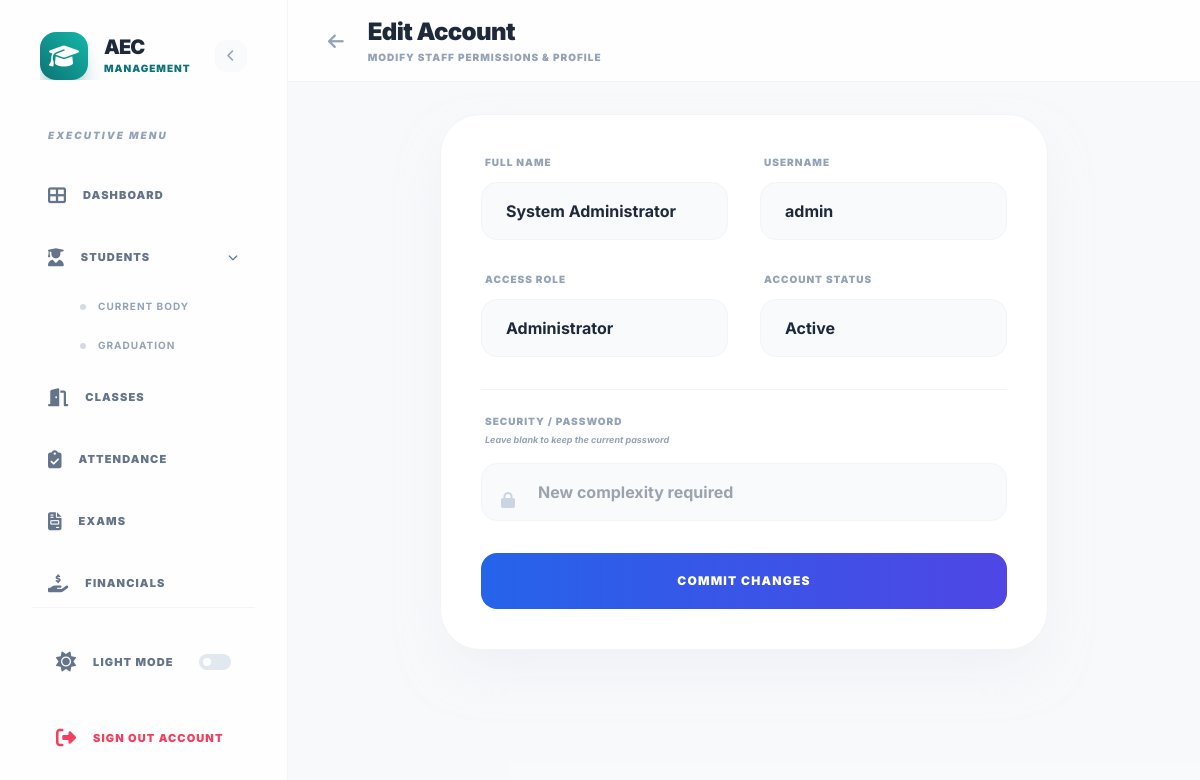
The app's page /user-edit.php?id=1 (signed in) with its own data.
### tables this page shows
CREATE TABLE IF NOT EXISTS `users` (
  `id` int(11) NOT NULL AUTO_INCREMENT,
  `full_name` varchar(100) NOT NULL,
  `username` varchar(50) NOT NULL,
  `password` varchar(255) NOT NULL,
  `role` enum('admin', 'employee') NOT NULL DEFAULT 'employee',
  `status` enum('active', 'inactive') NOT NULL DEFAULT 'active',
  `last_login` datetime DEFAULT NULL,
  `created_at` timestamp DEFAULT CURRENT_TIMESTAMP,
  PRIMARY KEY (`id`),
  UNIQUE KEY `uk_username` (`username`),
  INDEX `idx_status` (`status`)
);

### user-edit.php (the view, shortened to what this page needs)
<?php
require_once 'config/database.php';
$id = isset($_GET['id']) ? (int) $_GET['id'] : 0;
$stmt = $pdo->prepare("SELECT * FROM users WHERE id = ?");
$stmt->execute([$id]);
$user = $stmt->fetch();
include 'includes/header.php';
include 'includes/sidebar.php';
?>
<main class="flex-grow overflow-y-auto bg-slate-50/50 dark:bg-dark-bg transition-all duration-500">
    <header
        class="bg-white/80 dark:bg-dark-card/80 backdrop-blur-md border-b border-gray-100 dark:border-dark-border py-4 px-8 flex items-center justify-between sticky top-0 z-20 transition-all">
        <div class="flex items-center space-x-4">
            <a href="users.php" class="p-2 text-slate-400 hover:text-blue-600 transition-colors">
                <i class="fas fa-arrow-left text-lg"></i>
            </a>
            <div>
                <h2 class="text-2xl font-black text-slate-800 dark:text-white tracking-tight">Edit Account</h2>
                <p class="text-[10px] font-black text-slate-400 uppercase tracking-widest mt-0.5">Modify staff
                    permissions & profile</p>
            </div>
        </div>
    </header>
    <div class="p-8 max-w-2xl mx-auto">
        <div
            class="bg-white dark:bg-dark-card rounded-[2.5rem] border border-gray-100 dark:border-dark-border p-10 shadow-2xl shadow-slate-200/50 dark:shadow-none">
            <form action="user-edit.php?id=<?php echo $id; ?>" method="POST" class="space-y-8">
                <div class="grid grid-cols-1 md:grid-cols-2 gap-8">
                    <div>
                        <label
                            class="block text-[10px] font-black text-slate-400 uppercase tracking-widest mb-3 ml-1">Full
                            Name</label>
                        <input type="text" name="full_name" value="<?php echo $user->full_name; ?>" required
                            class="w-full px-6 py-4 bg-slate-50 dark:bg-slate-900/50 border border-slate-100 dark:border-white/5 rounded-2xl focus:outline-none focus:ring-4 focus:ring-blue-500/10 focus:border-blue-500 transition-all font-bold dark:text-white">
                    </div>
                    <div>
                        <label
                            class="block text-[10px] font-black text-slate-400 uppercase tracking-widest mb-3 ml-1">Username</label>
                        <input type="text" name="username" value="<?php echo $user->username; ?>" required
                            class="w-full px-6 py-4 bg-slate-50 dark:bg-slate-900/50 border border-slate-100 dark:border-white/5 rounded-2xl focus:outline-none focus:ring-4 focus:ring-blue-500/10 focus:border-blue-500 transition-all font-bold dark:text-white">
                    </div>
                </div>
                <div class="grid grid-cols-1 md:grid-cols-2 gap-8">
                    <div>
                        <label
                            class="block text-[10px] font-black text-slate-400 uppercase tracking-widest mb-3 ml-1">Access
                            Role</label>
                        <select name="role"
                            class="w-full px-6 py-4 bg-slate-50 dark:bg-slate-900/50 border border-slate-100 dark:border-white/5 rounded-2xl focus:outline-none focus:ring-4 focus:ring-blue-500/10 focus:border-blue-500 transition-all font-bold dark:text-white appearance-none">
                            <option value="admin" <?php echo $user->role === 'admin' ? 'selected' : ''; ?>>Administrator
                            </option>
                        </select>
                    </div>
                    <div>
                        <label
                            class="block text-[10px] font-black text-slate-400 uppercase tracking-widest mb-3 ml-1">Account
                            Status</label>
                        <select name="status"
                            class="w-full px-6 py-4 bg-slate-50 dark:bg-slate-900/50 border border-slate-100 dark:border-white/5 rounded-2xl focus:outline-none focus:ring-4 focus:ring-blue-500/10 focus:border-blue-500 transition-all font-bold dark:text-white appearance-none">
                            <option value="active" <?php echo $user->status === 'active' ? 'selected' : ''; ?>>Active
                            </option>
                        </select>
                    </div>
                </div>
                <div class="pt-6 border-t border-slate-100 dark:border-white/5">
                    <label
                        class="block text-[10px] font-black text-slate-400 uppercase tracking-widest mb-1 ml-1">Security
                        / Password</label>
                    <p class="text-[9px] font-bold text-slate-400 mb-4 ml-1 italic">Leave blank to keep the current
                        password</p>
                    <div class="relative group">
                        <i
                            class="fas fa-lock absolute left-5 top-1/2 -translate-y-1/2 text-slate-300 group-focus-within:text-blue-500 transition-colors"></i>
                        <input type="password" name="password" placeholder="New complexity required"
                            class="w-full pl-14 pr-6 py-4 bg-slate-50 dark:bg-slate-900/50 border border-slate-100 dark:border-white/5 rounded-2xl focus:outline-none focus:ring-4 focus:ring-blue-500/10 focus:border-blue-500 transition-all font-bold dark:text-white">
                    </div>
                </div>
                <button type="submit"
                    class="w-full bg-gradient-to-r from-blue-600 to-indigo-600 text-white py-5 rounded-2xl font-black text-xs uppercase tracking-widest hover:shadow-[0_20px_50px_rgba(37,99,235,0.3)] active:scale-95 transition-all">
                    Commit Changes
                </button>
            </form>
        </div>
    </div>
</main>
<?php include 'includes/footer.php'; ?>

### includes/header.php (style rules this page uses)
body { font-family: 'Inter', sans-serif; }
main { animation: fadeInUp 0.5s ease-out forwards; }
:root { --brand-teal: #0d7377; --brand-orange: #e07c24; }
* { animation-duration: 0s !important; animation-delay: 0s !important; transition-duration: 0s !important; transition-delay: 0s !important; transform: none !important; }
* { transition: none !important; -webkit-transition: none !important; -moz-transition: none !important; -ms-transition: none !important; -o-transition: none !important; }
.transition-all, .transition-colors, .transition-opacity, .transition-shadow, .transition-transform, .transition, .duration-75, .duration-100, .duration-150, .duration-200, .duration-300, .duration-500, .duration-700, .duration-1000, .ease-in, .ease-out, .ease-in-out, .ease-linear { transition: none !important; animation: none !important; }
main { animation: none !important; }
*, *::before, *::after { animation: none !important; transition: none !important; transform: none !important; }

### records on screen
users: full_name "System Administrator", username "admin", role "Administrator", status "Active"

### other values on screen
$item['name'] "DASHBOARD"
$item['name'] "CLASSES"
$item['name'] "ATTENDANCE"
$item['name'] "EXAMS"
$item['name'] "FINANCIALS"
